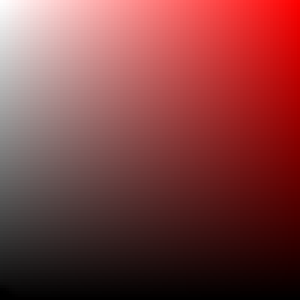
#> input picture images/000h.png, 100 x 100 px, found by its file name (shown 3 times larger)
$ jupyter execute --allow-errors color_time.ipynb
#> lines starting #> are read from the running program, lines starting #| are printed output that depends on the picture
# Retrieving and Preparing Data

[cell 1]
###Import Libraries###
import os

[cell 2]
###Filter out only the lines that matter###

#Code from https://www.geeksforgeeks.org/how-to-read-multiple-text-files-from-folder-in-python/
#https://stackoverflow.com/questions/36247525/printing-line-that-ends-with-a-specific-character
#https://stackoverflow.com/questions/49223576/print-multiple-lines-between-two-specific-lines-keywords-from-a-text-file

# Folder Path
path = "raw_data/"

# Change the directory
os.chdir(path)

# Read text File
# [5 lines left out: function read_text_file, not called in this run]
#the data is all now read into another text document called output.txt

# iterate through all file
for file in os.listdir():
  if file.endswith(".txt"):
        file_path = f"{path}/{file}"

        # call read text file function from above
        read_text_file(file_path)

[cell 3]
###importing more libraries###
import pandas as pd
import re
from pandas import DataFrame
import numpy as np

[cell 4]
###Splitting data###
readOutput = open("output.txt", "r")
#> (reads output.txt from the repository)
inputString = str(readOutput.read())
#print(inputString)

#Using RegEx to split with multiple delimiters:
#https://stackoverflow.com/questions/4998629/split-string-with-multiple-delimiters-in-python

#Separating out the color and time data from everything else

timeSplit = re.split('2021 | GMT| spaced|\)', inputString)
#print(timeSplit)

#About Wildcards: https://www.educative.io/edpresso/how-to-implement-wildcards-in-python

#filtering out only colors and times
for word in timeSplit:
        # The . symbol is a wildcard
        if re.search('..:..:..', word) :
                print(word, file=open("time_date_output.txt", "a"))
        elif re.search('.+,.+,.+', word) :
                print(word, file=open("time_date_output.txt", "a"))

#outputs ONLY times and HSV values to a file called time_date_output.txt

[cell 5]
tdOutput = open("time_date_output.txt", "r")
tdString = str(tdOutput.read())

tdSplit = re.split('\n', tdString)
#print(tdSplit)

#https://stackoverflow.com/questions/6613831/merge-several-regular-expressions-into-one-re

re1 = r'(..:..:..\n.+,.+,.+)'
re1_matches = re.findall(re1, tdString)
re1_matches #this also conveniently filters out duplicate timestamps

re2 = []

for string in re1_matches:
    new_string = string.replace(":", ", ")
    re2.append(new_string)
#print(re2)

re3 = []

for string in re2:
    new_string2 = string.replace("\n", ", ")
    re3.append(new_string2)

print(re3)

# Producing the Dataframe

[cell 6]
###Dataframe###
#I edited the file outside of this application to get the formatting right for reading into Pandas
#A classic pandas dataframe from a csv

csvFormattedPath = "re4.txt"
df = pd.read_csv(csvFormattedPath, sep=',', header=None, names=['hour','minute','second','hue','chroma','brightness'])
#> (reads re4.txt from the repository)
df

[cell 7]
#Splitting time into a decimal instead of hour:minute
df['time'] = df['hour']+(df['minute']/60)
df

[cell 8]
#Adding categories in groups of 4 hours
df['category'] = (df['time']/4).apply(np.ceil)
df

[cell 9]
#certain entries were categorized incorrectly so they have to be manually changed
df.at[468, 'category'] = 1
df.at[469, 'category'] = 1
df.at[470, 'category'] = 1
df.at[471, 'category'] = 1
df.at[472, 'category'] = 1
df.at[473, 'category'] = 1
df.at[1584, 'category'] = 1
df.at[1585, 'category'] = 1
df.at[1586, 'category'] = 1
df.at[1587, 'category'] = 1
df.at[1588, 'category'] = 1
df.at[1589, 'category'] = 1

[cell 10]
#debugging
early = df['time']==0
early_df=df[(early)]
early_df

# Data visualisation

[cell 11]
#importing libraries
import numpy as np
import pandas as pd
import matplotlib.pyplot as plt
from numpy import *
from matplotlib.pyplot import *
import seaborn as sns

### Preliminary visualization

[cell 12]
#time and chroma overall. This doesn't show us much.
plt.plot(df['hour'], df['chroma'], 'x')

[cell 13]
#time and value overall. This doesn't show us much either.
plt.plot(df['hour'], df['brightness'], 'x')

#> (a cell that did not finish here is left out)

### Trying to be more specific
Need to be more specific in order to get any meaningful information.
This divides the dataframe into the color categories

[cell 15]
red = df['hue'] == 0
red_df = df[(red)]
yellow = df['hue'] == 60
yellow_df = df[(yellow)]
green = df['hue'] == 120
green_df = df[(green)]
cyan = df['hue'] == 180
cyan_df = df[(cyan)]
blue = df['hue'] == 240
blue_df = df[(blue)]
magenta = df['hue'] == 300
magenta_df = df[(magenta)]

[cell 16]
h000 = plt.imread("images/000h.png")
#> h000 is the input picture: shape (100, 100, 4) float32; mean R, G, B, A 0.5, 0.249, 0.249, 1
h060 = plt.imread("images/060h.png")
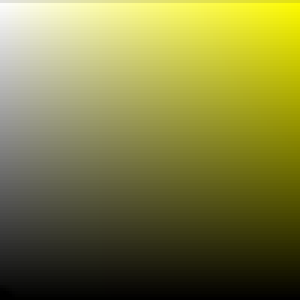
#> input picture images/060h.png, 100 x 100 px, found by its file name (shown 3 times larger)
#> h060 is the input picture: shape (100, 100, 4) float32; mean R, G, B, A 0.501, 0.498, 0.25, 1
h120 = plt.imread("images/120h.png")
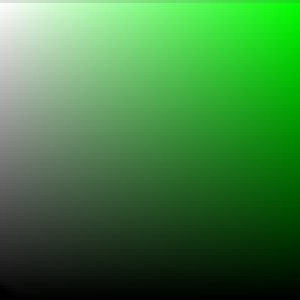
#> input picture images/120h.png, 100 x 100 px, found by its file name (shown 3 times larger)
#> h120 is the input picture: shape (100, 100, 4) float32; mean R, G, B, A 0.25, 0.501, 0.25, 1
h180 = plt.imread("images/180h.png")
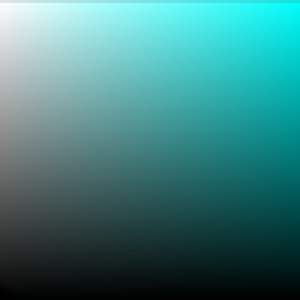
#> input picture images/180h.png, 100 x 100 px, found by its file name (shown 3 times larger)
#> h180 is the input picture: shape (100, 100, 4) float32; mean R, G, B, A 0.25, 0.501, 0.498, 1
#> (the rest of this cell did not finish here and is left out)

### Overall Color Preferences: Chroma and Brightness
The majority of responses were towards the top-right, indicating a strong preference for bright and saturated colors.

[cell 17]
matplotlib.rcParams.update({'font.size': 18})
fig,ax = plt.subplots(nrows = 2,ncols = 3, figsize=(20,20))

ax[0,0].imshow(h000, extent=[0, 100, 0, 100])
ax[0,0].plot(red_df['chroma'], red_df['brightness'], 'x', color="white")
ax[0,0].title.set_text('Red')
ax[0,0].set_xlabel('Chroma')
ax[0,0].set_ylabel('Brightness')

ax[0,1].imshow(h060, extent=[0, 100, 0, 100])
ax[0,1].plot(yellow_df['chroma'], yellow_df['brightness'], 'x', color="white")
ax[0,1].title.set_text('Yellow')
ax[0,1].set_xlabel('Chroma')
ax[0,1].set_ylabel('Brightness')

ax[0,2].imshow(h120, extent=[0, 100, 0, 100])
ax[0,2].plot(green_df['chroma'], green_df['brightness'], 'x', color="white")
ax[0,2].title.set_text('Green')
ax[0,2].set_xlabel('Chroma')
ax[0,2].set_ylabel('Brightness')

ax[1,0].imshow(h180, extent=[0, 100, 0, 100])
ax[1,0].plot(cyan_df['chroma'], cyan_df['brightness'], 'x', color="white")
ax[1,0].title.set_text('Cyan')
ax[1,0].set_xlabel('Chroma')
ax[1,0].set_ylabel('Brightness')

#> (the rest of this cell did not finish here and is left out)

# Basic Distributions

### Basic stats

[cell 18]
df[['hue','chroma','brightness']].groupby('hue').mean()

[cell 19]
df[['hue','chroma','brightness']].groupby('hue').median()

### Basic distribution visualisations

[cell 20]
sns.boxplot(x="hue", y="chroma", data=df, palette="hls").title.set_text('Distribution of Chroma Selections per Hue')

[cell 21]
sns.boxplot(x="hue", y="brightness", data=df, palette="hls").title.set_text('Distribution of Brightness Selections per Hue')

The next set of charts are incredibly hard to read, so I opted for a kdeplot in the set after

[cell 22]
fig,ax = plt.subplots(nrows = 3,ncols = 4, figsize=(20,15))
ax[0,0].plot(red_df['time'], red_df['chroma'], 'x', color="Red")
ax[0,1].plot(red_df['time'], red_df['brightness'], 'x', color="Red")
ax[0,2].plot(yellow_df['time'], yellow_df['chroma'], 'x', color="Orange")
ax[0,3].plot(yellow_df['time'], yellow_df['brightness'], 'x', color="Orange")

ax[1,0].plot(green_df['time'], green_df['chroma'], 'x', color="Green")
ax[1,1].plot(green_df['time'], green_df['brightness'], 'x', color="Green")
ax[1,2].plot(cyan_df['time'], cyan_df['chroma'], 'x', color="Cyan")
ax[1,3].plot(cyan_df['time'], cyan_df['brightness'], 'x', color="Cyan")

ax[2,0].plot(blue_df['time'], blue_df['chroma'], 'x', color="Blue")
ax[2,1].plot(blue_df['time'], blue_df['brightness'], 'x', color="Blue")
ax[2,2].plot(magenta_df['time'], magenta_df['chroma'], 'x', color="Magenta")
ax[2,3].plot(magenta_df['time'], magenta_df['brightness'], 'x', color="Magenta")

### Response Density 1
This is much easier to read than the charts immediately above this, isn't it? It shows the same information, though.

[cell 23]
fig, axes = plt.subplots(2, 3, figsize=(20,20))

fig.suptitle('Response Density by Hue')

rplt2 = sns.kdeplot(ax=axes[0, 0], data=red_df, x='chroma', y='brightness', cmap="Reds")
yplt2 = sns.kdeplot(ax=axes[0, 1], data=yellow_df, x='chroma', y='brightness', cmap="YlOrBr")
gplt2 = sns.kdeplot(ax=axes[0, 2], data=green_df, x='chroma', y='brightness', cmap="Greens")
cplt2 = sns.kdeplot(ax=axes[1, 0], data=cyan_df, x='chroma', y='brightness', cmap="GnBu")
bplt2 = sns.kdeplot(ax=axes[1, 1], data=blue_df, x='chroma', y='brightness', cmap="Blues")
mplt2 = sns.kdeplot(ax=axes[1, 2], data=magenta_df, x='chroma', y='brightness', cmap="RdPu")
rplt2.imshow(h000, extent=[0, 100, 0, 100])
yplt2.imshow(h060, extent=[0, 100, 0, 100])
gplt2.imshow(h120, extent=[0, 100, 0, 100])
cplt2.imshow(h180, extent=[0, 100, 0, 100])
#> (the rest of this cell did not finish here and is left out)

[cell 24]
df[['hue','chroma','brightness']].mean()

# Responses by Time of Day

This is what the experiment was really trying to look at: distributions of color choices at different times of day.

[cell 25]
fig,axes = plt.subplots(3,4, figsize=(27,22))
plt.setp(axes, xlim=([0, 24]), ylim=([0, 100]))
plt.suptitle("Chroma and Brightness Response Density by Time of Day")

sns.kdeplot(ax=axes[0, 0], data=red_df, x='time', y='chroma', cmap="Reds", fill=True).title.set_text('Red Chroma')
sns.kdeplot(ax=axes[0, 2], data=yellow_df, x='time', y='chroma', cmap="YlOrBr", fill=True).title.set_text('Yellow Chroma')
sns.kdeplot(ax=axes[1, 0], data=green_df, x='time', y='chroma', cmap="Greens", fill=True).title.set_text('Green Chroma')
sns.kdeplot(ax=axes[1, 2], data=cyan_df, x='time', y='chroma', cmap="GnBu", fill=True).title.set_text('Cyan Chroma')
sns.kdeplot(ax=axes[2, 0], data=blue_df, x='time', y='chroma', cmap="Blues", fill=True).title.set_text('Blue Chroma')
sns.kdeplot(ax=axes[2, 2], data=magenta_df, x='time', y='chroma', cmap="RdPu", fill=True).title.set_text('Magenta Chroma')

sns.kdeplot(ax=axes[0, 1], data=red_df, x='time', y='brightness', cmap="Reds", fill=True).title.set_text('Red Brightness')
sns.kdeplot(ax=axes[0, 3], data=yellow_df, x='time', y='brightness', cmap="YlOrBr", fill=True).title.set_text('Yellow Brightness')
sns.kdeplot(ax=axes[1, 1], data=green_df, x='time', y='brightness', cmap="Greens", fill=True).title.set_text('Green Brightness')
sns.kdeplot(ax=axes[1, 3], data=cyan_df, x='time', y='brightness', cmap="GnBu", fill=True).title.set_text('Cyan Brightness')
sns.kdeplot(ax=axes[2, 1], data=blue_df, x='time', y='brightness', cmap="Blues", fill=True).title.set_text('Blue Brightness')
sns.kdeplot(ax=axes[2, 3], data=magenta_df, x='time', y='brightness', cmap="RdPu", fill=True).title.set_text('Magenta Brightness')
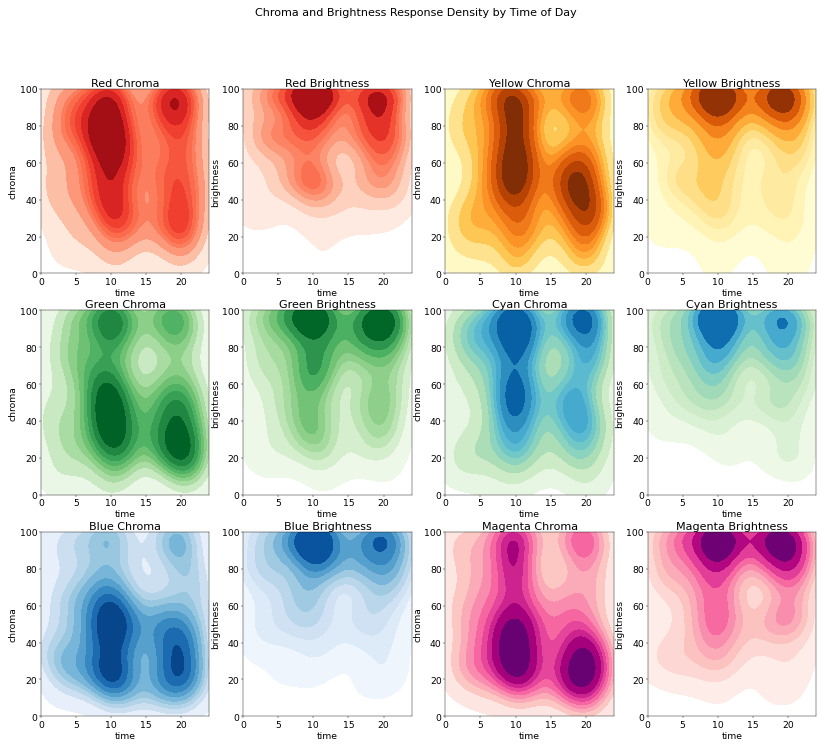
#> figure drawn by matplotlib, 12 panels

The charts immediately above this show the same data as the charts immediately below, but in a much more legible format.

[cell 26]
fig,ax = plt.subplots(nrows = 3,ncols = 4, figsize=(15,15))

ax[0,0].plot(red_df['time'], red_df['chroma'], 'x')
ax[0,1].plot(red_df['time'], red_df['brightness'], 'x')
ax[0,2].plot(yellow_df['time'], yellow_df['chroma'], 'x')
ax[0,3].plot(yellow_df['time'], yellow_df['brightness'], 'x')

ax[1,0].plot(green_df['time'], green_df['chroma'], 'x')
ax[1,1].plot(green_df['time'], green_df['brightness'], 'x')
ax[1,2].plot(cyan_df['time'], cyan_df['chroma'], 'x')
ax[1,3].plot(cyan_df['time'], cyan_df['brightness'], 'x')

ax[2,0].plot(blue_df['time'], blue_df['chroma'], 'x')
ax[2,1].plot(blue_df['time'], blue_df['brightness'], 'x')
ax[2,2].plot(magenta_df['time'], magenta_df['chroma'], 'x')
ax[2,3].plot(magenta_df['time'], magenta_df['brightness'], 'x')
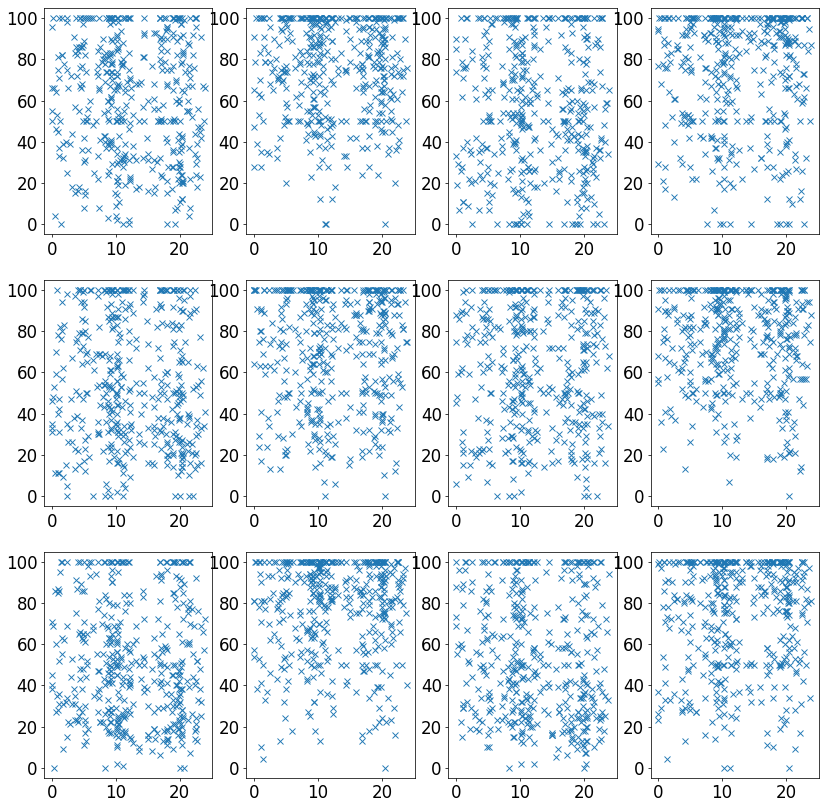
#> figure drawn by matplotlib, 12 panels

## Categorized responses over time

In order to break down the responses per hue over time even further, the following charts break the time of day data down into 6 categories of 4 hours: 0:00 to 3:59, 4:00 to 7:59, 8:00 to 11:59, 12:00 to 15:59, 16:00 to 19:59, and finally 20:00 to 23:59.

[cell 27]
fig,axes = plt.subplots(1,2, figsize=(15,5))

sns.boxplot(ax=axes[0], x="category", y="chroma", data=red_df, palette="Reds").title.set_text('Red Chroma Responses over Time')
sns.boxplot(ax=axes[1], x="category", y="brightness", data=red_df, palette="Reds").title.set_text('Red Brightness Responses over Time')
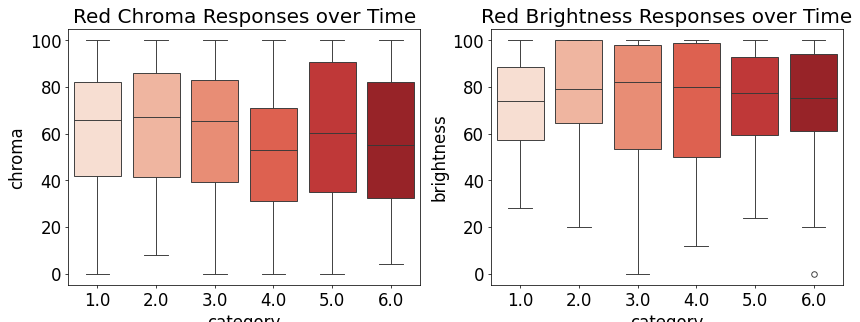
#> figure drawn by matplotlib, 2 panels

[cell 28]
fig,axes = plt.subplots(1,2, figsize=(15,5))

sns.boxplot(ax=axes[0], x="category", y="chroma", data=yellow_df, palette="Wistia").title.set_text('Yellow Chroma Responses over Time')
sns.boxplot(ax=axes[1], x="category", y="brightness", data=yellow_df, palette="Wistia").title.set_text('Yellow Brightness Responses over Time')
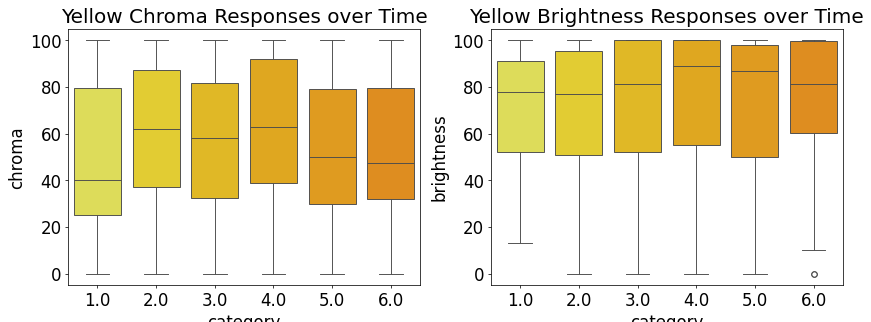
#> figure drawn by matplotlib, 2 panels

[cell 29]
fig,axes = plt.subplots(1,2, figsize=(15,5))

sns.boxplot(ax=axes[0], x="category", y="chroma", data=green_df, palette="Greens").title.set_text('Green Chroma Responses over Time')
sns.boxplot(ax=axes[1], x="category", y="brightness", data=green_df, palette="Greens").title.set_text('Green Brightness Responses over Time')
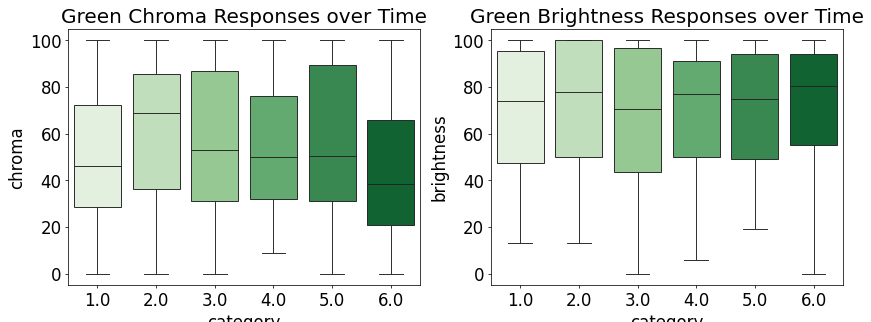
#> figure drawn by matplotlib, 2 panels

[cell 30]
fig,axes = plt.subplots(1,2, figsize=(15,5))

sns.boxplot(ax=axes[0], x="category", y="chroma", data=cyan_df, palette="GnBu").title.set_text('Cyan Chroma Responses over Time')
sns.boxplot(ax=axes[1], x="category", y="brightness", data=cyan_df, palette="GnBu").title.set_text('Cyan Brightness Responses over Time')
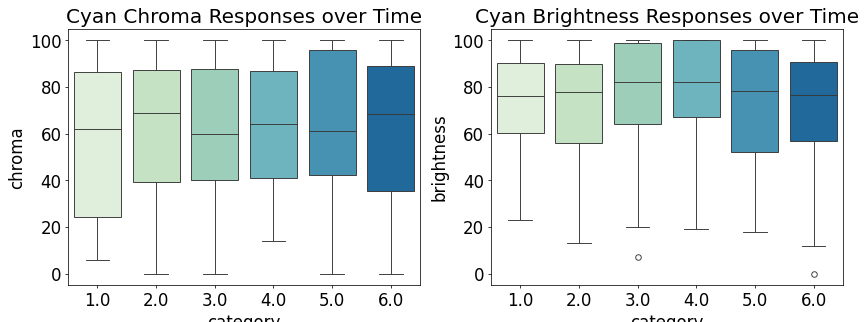
#> figure drawn by matplotlib, 2 panels

[cell 31]
fig,axes = plt.subplots(1,2, figsize=(15,5))

sns.boxplot(ax=axes[0], x="category", y="chroma", data=blue_df, palette="Blues").title.set_text('Blue Chroma Responses over Time')
sns.boxplot(ax=axes[1], x="category", y="brightness", data=blue_df, palette="Blues").title.set_text('Blue Brightness Responses over Time')
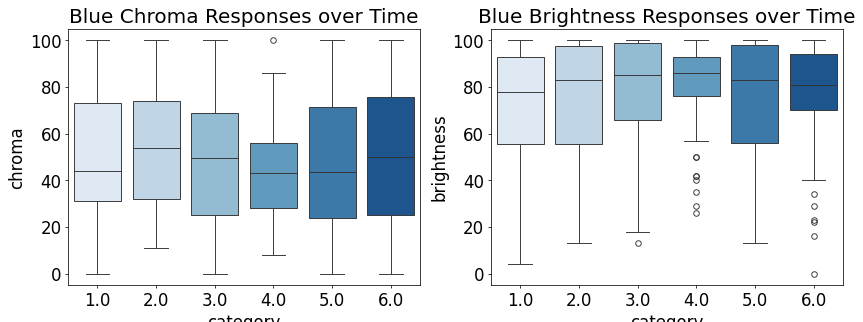
#> figure drawn by matplotlib, 2 panels

[cell 32]
fig,axes = plt.subplots(1,2, figsize=(15,5))

sns.boxplot(ax=axes[0], x="category", y="chroma", data=magenta_df, palette="RdPu").title.set_text('Magenta Chroma Responses over Time')
sns.boxplot(ax=axes[1], x="category", y="brightness", data=magenta_df, palette="RdPu").title.set_text('Magenta Brightness Responses over Time')
#> (the rest of the program and of its run is left out)
